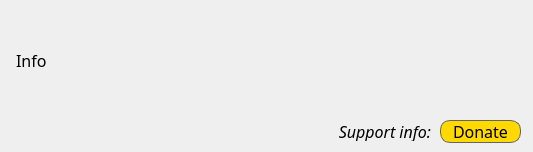
<?xml version="1.0" encoding="UTF-8"?>
<ui version="4.0">
 <class>windowAbout</class>
 <widget class="QDialog" name="windowAbout">
  <property name="windowModality">
   <enum>Qt::ApplicationModal</enum>
  </property>
  <property name="geometry">
   <rect>
    <x>0</x>
    <y>0</y>
    <width>533</width>
    <height>152</height>
   </rect>
  </property>
  <property name="font">
   <font>
    <family>Calibri Light</family>
    <pointsize>12</pointsize>
   </font>
  </property>
  <property name="windowTitle">
   <string>Info</string>
  </property>
  <property name="locale">
   <locale language="English" country="Europe"/>
  </property>
  <widget class="QLabel" name="infoLabel">
   <property name="geometry">
    <rect>
     <x>16</x>
     <y>10</y>
     <width>501</width>
     <height>101</height>
    </rect>
   </property>
   <property name="locale">
    <locale language="English" country="Europe"/>
   </property>
   <property name="text">
    <string>Info</string>
   </property>
   <property name="textFormat">
    <enum>Qt::RichText</enum>
   </property>
   <property name="openExternalLinks">
    <bool>true</bool>
   </property>
   <property name="textInteractionFlags">
    <set>Qt::TextBrowserInteraction</set>
   </property>
  </widget>
  <widget class="QPushButton" name="donateButton">
   <property name="geometry">
    <rect>
     <x>440</x>
     <y>120</y>
     <width>81</width>
     <height>23</height>
    </rect>
   </property>
   <property name="font">
    <font>
     <family>Calibri Light</family>
     <pointsize>12</pointsize>
     <weight>50</weight>
     <bold>false</bold>
    </font>
   </property>
   <property name="styleSheet">
    <string notr="true">
 QPushButton#donateButton {
     background-color: rgb(255, 217, 0);
	border-radius: 10px;
	border: 1px solid;
	border-color: rgb(100, 100, 100);
 }
 QPushButton#donateButton:pressed {
     background-color: rgb(255, 250, 0);     
 }
  QPushButton#donateButton:hover {
     background-color: rgb(255, 230, 0);
 }</string>
   </property>
   <property name="text">
    <string>Donate</string>
   </property>
  </widget>
  <widget class="QLabel" name="donateLabel">
   <property name="geometry">
    <rect>
     <x>10</x>
     <y>120</y>
     <width>421</width>
     <height>21</height>
    </rect>
   </property>
   <property name="font">
    <font>
     <italic>true</italic>
    </font>
   </property>
   <property name="locale">
    <locale language="English" country="Europe"/>
   </property>
   <property name="text">
    <string>Support info:</string>
   </property>
   <property name="textFormat">
    <enum>Qt::RichText</enum>
   </property>
   <property name="alignment">
    <set>Qt::AlignRight|Qt::AlignTrailing|Qt::AlignVCenter</set>
   </property>
   <property name="openExternalLinks">
    <bool>true</bool>
   </property>
   <property name="textInteractionFlags">
    <set>Qt::TextBrowserInteraction</set>
   </property>
  </widget>
 </widget>
 <resources/>
 <connections/>
</ui>
